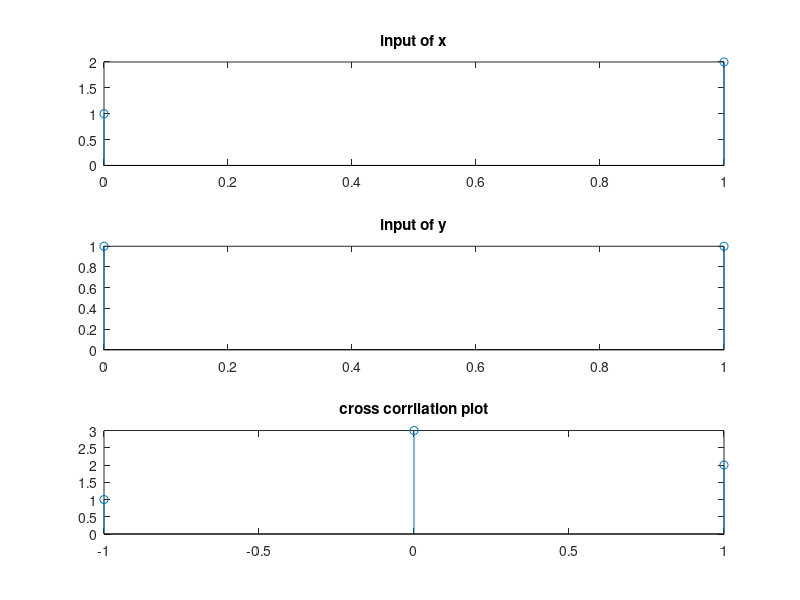

This chart was generated by the following MATLAB code:
close all;
clc;

x = [1,2];
y = [1,1];
% cross corrilation r_xy
cross_corr = xcorr(x,y);

n_x = 0:length(x)-1;
n_y = 0:length(y)-1;
n_cross_corr = -(length(y)-1):length(x)-1;

figure;
subplot(311)
stem(n_x,x)
title('input of x')

subplot(312)
stem(n_y,y)
title('input of y')

subplot(313)
stem(n_cross_corr,cross_corr)
title ('cross corrilation plot')
ylim ([0 3])
